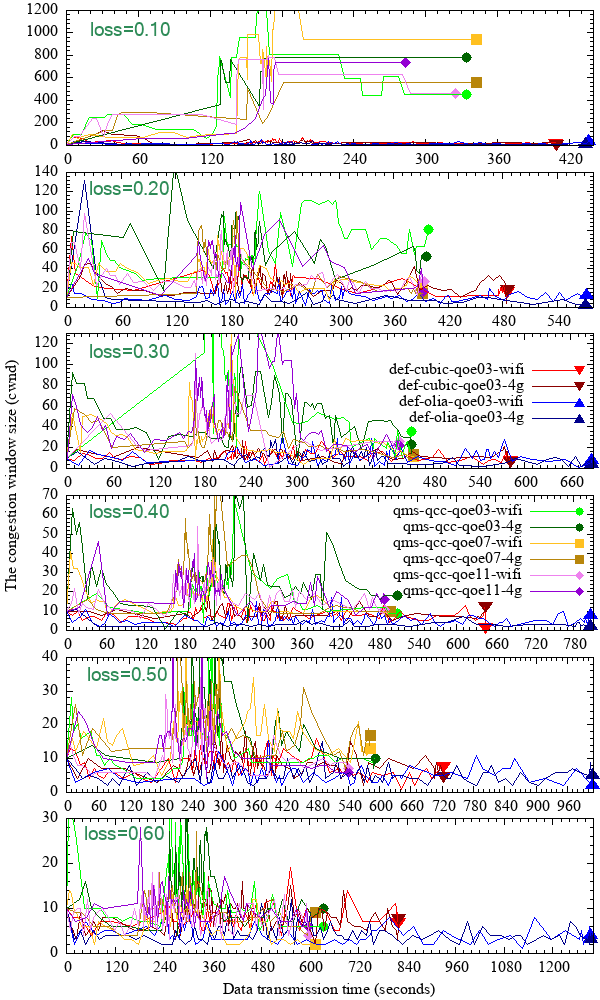

The script that drew this image:
# dnf install gnuplot

# /bin/cp /opt/note/paper/xxu/paper/paper-2/gnuplot/test-02---cwnd.plt /root/文档/paper2---original--test--data---20210729---OK/
# /bin/cp /opt/note/paper/xxu/paper/paper-2/gnuplot/test-02---cwnd.plt /mnt/hdd/data/新乡学院/paper/paper-2---testing---results---20210729/paper2---original--test--data---20210729---OK

# cd /root/文档/paper2---original--test--data---20210729---OK/
# cd /mnt/hdd/data/新乡学院/paper/paper-2---testing---results---20210729/paper2---original--test--data---20210729---OK

# gnuplot < test-02---cwnd.plt  > test-02---cwnd.png
# eog     test-02---cwnd.png &
# display test-02---cwnd.png &

# /bin/cp test-0*cwnd.png /opt/note/paper/xxu/paper/paper-2/gnuplot && /bin/cp test-0*cwnd.png /root/图片

# 由于 test-02---cwnd.plt 和 test-04---cwnd.plt 得到的图 太密集，看不清楚。因此 大量减少采样点
# awk 'NR%136==1' test-02-def-cubic-qoe03-0.10.txt---wlan0 > test-02-def-cubic-qoe03-0.10.txt---wlan0---0.x-lines

reset
set terminal png font "times new roman" size 600,1000

# set tmargin 2
# set bmargin 2
# set lmargin 1
# set rmargin 1

if (!exists("MP_LEFT"))   MP_LEFT = .11
if (!exists("MP_RIGHT"))  MP_RIGHT = .99
if (!exists("MP_TOP"))    MP_TOP = .99
if (!exists("MP_BOTTOM")) MP_BOTTOM = .046
if (!exists("MP_GAP"))    MP_GAP = 0.026

# set multiplot layout 6,3
# set multiplot layout 6,3 rowsfirst title "{/:Bold=12 Multiplot with explicit page margins}"
set multiplot layout 6,1 rowsfirst margins screen MP_LEFT, MP_RIGHT, MP_BOTTOM, MP_TOP spacing screen MP_GAP

# set label 1 at  2,1.2  'e-ssthresh'
# set arrow from 1,0.211261 to 186,0.211261  nohead front ls 10 lt 0 lc "green"


set xrange [0:440]
set xtics 0,60,440
set mxtics 6
# set xtics ('' 0, '' 60, '' 120, '' 180, '' 240, '' 300, '' 360)
set yrange [0:1200]
set ytics 0,200,1200
set mytics 5
# set title "def-cubic-qoe00"
set label 1 at 20,1000 "loss=0.10" tc rgb "sea-green" font "Microsoft Sans Serif,14"
set label 2 at 408.670322,30 point pt 11 ps 1.5 lc rgb "red"
set label 3 at 408.772418,15 point pt 11 ps 1.5 lc rgb "dark-red"
set label 4 at 435.684766,33 point pt 9 ps 1.5 lc rgb "blue"
set label 5 at 433.712034,5 point pt 9 ps 1.5 lc rgb "dark-blue"
set label 6 at 334.122397,453 point pt 7 ps 1.5 lc rgb "green"
set label 7 at 334.143884,778 point pt 7 ps 1.5 lc rgb "dark-green"
set label 8 at 342.723969,946 point pt 5 ps 1.5 lc rgb "goldenrod"
set label 9 at 342.723696,557 point pt 5 ps 1.5 lc rgb "dark-goldenrod"
set label 10 at 324.968195,464 point pt 13 ps 1.5 lc rgb "violet"
set label 11 at 283.399181,741 point pt 13 ps 1.5 lc rgb "dark-violet"
plot \
     "test-02-def-cubic-qoe03-0.10.txt---wlan0---0.x-lines" using 1:3 with lines lw 1 lt 3 lc "red" title '', \
\
     "test-02-def-cubic-qoe03-0.10.txt---rmnet_data---0.x-lines" using 1:3 with lines lw 1 lt 3 lc "dark-red" title '', \
\
     "test-02-def-olia-qoe03-0.10.txt---wlan0---0.x-lines" using 1:3 with lines lw 1 lt 3 lc "blue" title '', \
\
     "test-02-def-olia-qoe03-0.10.txt---rmnet_data---0.x-lines" using 1:3 with lines lw 1 lt 3 lc "dark-blue" title '', \
\
     "test-02-qms-qcc-qoe03-0.10.txt---wlan0---0.x-lines" using 1:3 with lines lw 1 lt 3 lc "green" title '', \
\
     "test-02-qms-qcc-qoe03-0.10.txt---rmnet_data---0.x-lines" using 1:3 with lines lw 1 lt 3 lc "dark-green" title '', \
\
     "test-02-qms-qcc-qoe07-0.10.txt---wlan0---0.x-lines" using 1:3 with lines lw 1 lt 3 lc "goldenrod" title '', \
\
     "test-02-qms-qcc-qoe07-0.10.txt---rmnet_data---0.x-lines" using 1:3 with lines lw 1 lt 3 lc "dark-goldenrod" title '', \
\
     "test-02-qms-qcc-qoe11-0.10.txt---wlan0---0.x-lines" using 1:3 with lines lw 1 lt 3 lc "violet" title '', \
\
     "test-02-qms-qcc-qoe11-0.10.txt---rmnet_data---0.x-lines" using 1:3 with lines lw 1 lt 3 lc "dark-violet" title ''


unset label
# unset ylabel
set xrange [0:580]
set xtics 0,60,580
set mxtics 6
# set xtics ('' 0, '' 60, '' 120, '' 180, '' 240, '' 300, '' 360)
set yrange [0:140]
set ytics 0,20,140
set mytics 5
# set title "def-cubic-qoe01"
set label 1 at 25,120 "loss=0.20" tc rgb "sea-green" font "Microsoft Sans Serif,14"
set label 2 at 485.434248,18 point pt 11 ps 1.5 lc rgb "red"
set label 3 at 485.765619,20 point pt 11 ps 1.5 lc rgb "dark-red"
set label 4 at 571.822552,12 point pt 9 ps 1.5 lc rgb "blue"
set label 5 at 571.408869,2 point pt 9 ps 1.5 lc rgb "dark-blue"
set label 6 at 398.941819,81 point pt 7 ps 1.5 lc rgb "green"
set label 7 at 396.135091,53 point pt 7 ps 1.5 lc rgb "dark-green"
set label 8 at 391.759456,24 point pt 5 ps 1.5 lc rgb "goldenrod"
set label 9 at 391.489547,15 point pt 5 ps 1.5 lc rgb "dark-goldenrod"
set label 10 at 393.669462,27 point pt 13 ps 1.5 lc rgb "violet"
set label 11 at 393.391584,17 point pt 13 ps 1.5 lc rgb "dark-violet"
plot \
     "test-02-def-cubic-qoe03-0.20.txt---wlan0---0.x-lines" using 1:3 with lines lw 1 lt 3 lc "red" title '', \
\
     "test-02-def-cubic-qoe03-0.20.txt---rmnet_data---0.x-lines" using 1:3 with lines lw 1 lt 3 lc "dark-red" title '', \
\
     "test-02-def-olia-qoe03-0.20.txt---wlan0---0.x-lines" using 1:3 with lines lw 1 lt 3 lc "blue" title '', \
\
     "test-02-def-olia-qoe03-0.20.txt---rmnet_data---0.x-lines" using 1:3 with lines lw 1 lt 3 lc "dark-blue" title '', \
\
     "test-02-qms-qcc-qoe03-0.20.txt---wlan0---0.x-lines" using 1:3 with lines lw 1 lt 3 lc "green" title '', \
\
     "test-02-qms-qcc-qoe03-0.20.txt---rmnet_data---0.x-lines" using 1:3 with lines lw 1 lt 3 lc "dark-green" title '', \
\
     "test-02-qms-qcc-qoe07-0.20.txt---wlan0---0.x-lines" using 1:3 with lines lw 1 lt 3 lc "goldenrod" title '', \
\
     "test-02-qms-qcc-qoe07-0.20.txt---rmnet_data---0.x-lines" using 1:3 with lines lw 1 lt 3 lc "dark-goldenrod" title '', \
\
     "test-02-qms-qcc-qoe11-0.20.txt---wlan0---0.x-lines" using 1:3 with lines lw 1 lt 3 lc "violet" title '', \
\
     "test-02-qms-qcc-qoe11-0.20.txt---rmnet_data---0.x-lines" using 1:3 with lines lw 1 lt 3 lc "dark-violet" title ''


unset label
# unset ylabel
set ylabel offset 0,-5 "The congestion window size (cwnd)"
set xrange [0:690]
set xtics 0,60,690
set mxtics 6
# set xtics ('' 0, '' 60, '' 120, '' 180, '' 240, '' 300, '' 360, '' 420, '' 480)
set yrange [0:130]
set ytics 0,20,130
set mytics 5
# set title "def-cubic-qoe02"

set label 12 at 672,95 point pt 11 ps 1.3 lc rgb "red"
set label 13 at 672,79.6 point pt 11 ps 1.3 lc rgb "dark-red"
set label 14 at 672,63 point pt 9 ps 1.3 lc rgb "blue"
set label 15 at 672,47 point pt 9 ps 1.3 lc rgb "dark-blue"

set label 1 at 30,110 "loss=0.30" tc rgb "sea-green" font "Microsoft Sans Serif,14"
set label 2 at 581.869309,9 point pt 11 ps 1.5 lc rgb "red"
set label 3 at 581.561022,8 point pt 11 ps 1.5 lc rgb "dark-red"
set label 4 at 687.652746,8 point pt 9 ps 1.5 lc rgb "blue"
set label 5 at 687.452439,4 point pt 9 ps 1.5 lc rgb "dark-blue"
set label 6 at 452.193748,36 point pt 7 ps 1.5 lc rgb "green"
set label 7 at 452.026434,23 point pt 7 ps 1.5 lc rgb "dark-green"
set label 8 at 454.134187,12 point pt 5 ps 1.5 lc rgb "goldenrod"
set label 9 at 453.873968,13 point pt 5 ps 1.5 lc rgb "dark-goldenrod"
set label 10 at 436.176339,26 point pt 13 ps 1.5 lc rgb "violet"
set label 11 at 436.087514,22 point pt 13 ps 1.5 lc rgb "dark-violet"
set key spacing 1.1 font ",12" at 390,40 bottom left samplen 5		# Increasing the value of <some number> should increase the distance between titles.
plot \
     "test-02-def-cubic-qoe03-0.30.txt---wlan0---0.x-lines" using 1:3 with lines lw 1 lt 3 lc "red" title 'def-cubic-qoe03-wifi', \
\
     "test-02-def-cubic-qoe03-0.30.txt---rmnet_data---0.x-lines" using 1:3 with lines lw 1 lt 3 lc "dark-red" title 'def-cubic-qoe03-4g', \
\
     "test-02-def-olia-qoe03-0.30.txt---wlan0---0.x-lines" using 1:3 with lines lw 1 lt 3 lc "blue" title 'def-olia-qoe03-wifi', \
\
     "test-02-def-olia-qoe03-0.30.txt---rmnet_data---0.x-lines" using 1:3 with lines lw 1 lt 3 lc "dark-blue" title 'def-olia-qoe03-4g', \
\
     "test-02-qms-qcc-qoe03-0.30.txt---wlan0---0.x-lines" using 1:3 with lines lw 1 lt 3 lc "green" title '', \
\
     "test-02-qms-qcc-qoe03-0.30.txt---rmnet_data---0.x-lines" using 1:3 with lines lw 1 lt 3 lc "dark-green" title '', \
\
     "test-02-qms-qcc-qoe07-0.30.txt---wlan0---0.x-lines" using 1:3 with lines lw 1 lt 3 lc "goldenrod" title '', \
\
     "test-02-qms-qcc-qoe07-0.30.txt---rmnet_data---0.x-lines" using 1:3 with lines lw 1 lt 3 lc "dark-goldenrod" title '', \
\
     "test-02-qms-qcc-qoe11-0.30.txt---wlan0---0.x-lines" using 1:3 with lines lw 1 lt 3 lc "violet" title '', \
\
     "test-02-qms-qcc-qoe11-0.30.txt---rmnet_data---0.x-lines" using 1:3 with lines lw 1 lt 3 lc "dark-violet" title ''


unset label
unset ylabel
set xrange [0:810]
set xtics 0,60,810
set mxtics 6
# set xtics ('' 0, '' 60, '' 120, '' 180, '' 240, '' 300, '' 360)
set yrange [0:70]
set ytics 0,10,70
set mytics 5
# set title "def-cubic-qoe03"

set label 16 at 788,61.6 point pt 7 ps 1.3 lc rgb "green"
set label 17 at 788,53.6 point pt 7 ps 1.3 lc rgb "dark-green"
set label 18 at 788,45 point pt 5 ps 1.3 lc rgb "goldenrod"
set label 19 at 788,37 point pt 5 ps 1.3 lc rgb "dark-goldenrod"
set label 20 at 788,28.5 point pt 13 ps 1.3 lc rgb "violet"
set label 21 at 788,20 point pt 13 ps 1.3 lc rgb "dark-violet"

set label 1 at 35,60 "loss=0.40" tc rgb "sea-green" font "Microsoft Sans Serif,14"
set label 2 at 644.565641,2 point pt 11 ps 1.5 lc rgb "red"
set label 3 at 644.040484,13 point pt 11 ps 1.5 lc rgb "dark-red"
set label 4 at 805.012315,8 point pt 9 ps 1.5 lc rgb "blue"
set label 5 at 804.776099,2 point pt 9 ps 1.5 lc rgb "dark-blue"
set label 6 at 508.235904,9 point pt 7 ps 1.5 lc rgb "green"
set label 7 at 508.519824,18 point pt 7 ps 1.5 lc rgb "dark-green"
set label 8 at 497.586801,10 point pt 5 ps 1.5 lc rgb "goldenrod"
set label 9 at 497.593288,10 point pt 5 ps 1.5 lc rgb "dark-goldenrod"
set label 10 at 489.080190,11 point pt 13 ps 1.5 lc rgb "violet"
set label 11 at 489.148073,16 point pt 13 ps 1.5 lc rgb "dark-violet"
set key spacing 1.1 font ",12" at 480,16 bottom left samplen 5		# Increasing the value of <some number> should increase the distance between titles.
plot \
     "test-02-def-cubic-qoe03-0.40.txt---wlan0---0.x-lines" using 1:3 with lines lw 1 lt 3 lc "red" title '', \
\
     "test-02-def-cubic-qoe03-0.40.txt---rmnet_data---0.x-lines" using 1:3 with lines lw 1 lt 3 lc "dark-red" title '', \
\
     "test-02-def-olia-qoe03-0.40.txt---wlan0---0.x-lines" using 1:3 with lines lw 1 lt 3 lc "blue" title '', \
\
     "test-02-def-olia-qoe03-0.40.txt---rmnet_data---0.x-lines" using 1:3 with lines lw 1 lt 3 lc "dark-blue" title '', \
\
     "test-02-qms-qcc-qoe03-0.40.txt---wlan0---0.x-lines" using 1:3 with lines lw 1 lt 3 lc "green" title 'qms-qcc-qoe03-wifi', \
\
     "test-02-qms-qcc-qoe03-0.40.txt---rmnet_data---0.x-lines" using 1:3 with lines lw 1 lt 3 lc "dark-green" title 'qms-qcc-qoe03-4g', \
\
     "test-02-qms-qcc-qoe07-0.40.txt---wlan0---0.x-lines" using 1:3 with lines lw 1 lt 3 lc "goldenrod" title 'qms-qcc-qoe07-wifi', \
\
     "test-02-qms-qcc-qoe07-0.40.txt---rmnet_data---0.x-lines" using 1:3 with lines lw 1 lt 3 lc "dark-goldenrod" title 'qms-qcc-qoe07-4g', \
\
     "test-02-qms-qcc-qoe11-0.40.txt---wlan0---0.x-lines" using 1:3 with lines lw 1 lt 3 lc "violet" title 'qms-qcc-qoe11-wifi', \
\
     "test-02-qms-qcc-qoe11-0.40.txt---rmnet_data---0.x-lines" using 1:3 with lines lw 1 lt 3 lc "dark-violet" title 'qms-qcc-qoe11-4g'


unset label
unset ylabel
set xrange [0:1010]
set xtics 0,60,1010
set mxtics 6
# set xtics ('' 0, '' 60, '' 120, '' 180, '' 240, '' 300, '' 360)
set yrange [0:40]
set ytics 0,10,40
set mytics 5
# set title "def-cubic-qoe07"
set label 1 at 40,34 "loss=0.50" tc rgb "sea-green" font "Microsoft Sans Serif,14"
set label 2 at 722.189982,8 point pt 11 ps 1.5 lc rgb "red"
set label 3 at 722.154958,5 point pt 11 ps 1.5 lc rgb "dark-red"
set label 4 at 1008.690637,2 point pt 9 ps 1.5 lc rgb "blue"
set label 5 at 1008.984713,5 point pt 9 ps 1.5 lc rgb "dark-blue"
set label 6 at 592.318124,10 point pt 7 ps 1.5 lc rgb "green"
set label 7 at 591.995212,10 point pt 7 ps 1.5 lc rgb "dark-green"
set label 8 at 581.959150,13 point pt 5 ps 1.5 lc rgb "goldenrod"
set label 9 at 582.252541,17 point pt 5 ps 1.5 lc rgb "dark-goldenrod"
set label 10 at 540.962250,7 point pt 13 ps 1.5 lc rgb "violet"
set label 11 at 540.987712,6 point pt 13 ps 1.5 lc rgb "dark-violet"
plot \
     "test-02-def-cubic-qoe03-0.50.txt---wlan0---0.x-lines" using 1:3 with lines lw 1 lt 3 lc "red" title '', \
\
     "test-02-def-cubic-qoe03-0.50.txt---rmnet_data---0.x-lines" using 1:3 with lines lw 1 lt 3 lc "dark-red" title '', \
\
     "test-02-def-olia-qoe03-0.50.txt---wlan0---0.x-lines" using 1:3 with lines lw 1 lt 3 lc "blue" title '', \
\
     "test-02-def-olia-qoe03-0.50.txt---rmnet_data---0.x-lines" using 1:3 with lines lw 1 lt 3 lc "dark-blue" title '', \
\
     "test-02-qms-qcc-qoe03-0.50.txt---wlan0---0.x-lines" using 1:3 with lines lw 1 lt 3 lc "green" title '', \
\
     "test-02-qms-qcc-qoe03-0.50.txt---rmnet_data---0.x-lines" using 1:3 with lines lw 1 lt 3 lc "dark-green" title '', \
\
     "test-02-qms-qcc-qoe07-0.50.txt---wlan0---0.x-lines" using 1:3 with lines lw 1 lt 3 lc "goldenrod" title '', \
\
     "test-02-qms-qcc-qoe07-0.50.txt---rmnet_data---0.x-lines" using 1:3 with lines lw 1 lt 3 lc "dark-goldenrod" title '', \
\
     "test-02-qms-qcc-qoe11-0.50.txt---wlan0---0.x-lines" using 1:3 with lines lw 1 lt 3 lc "violet" title '', \
\
     "test-02-qms-qcc-qoe11-0.50.txt---rmnet_data---0.x-lines" using 1:3 with lines lw 1 lt 3 lc "dark-violet" title ''


set xlabel offset 0,0 "Data transmission time (seconds)"
unset label
unset ylabel
set xrange [0:1300]
set xtics 0,120,1300
set mxtics 6
# set xtics ('' 0, '' 60, '' 120, '' 180, '' 240, '' 300, '' 360)
set yrange [0:30]
set ytics 0,10,30
set mytics 5
# set title "def-cubic-qoe11"
set label 1 at 45,26 "loss=0.60" tc rgb "sea-green" font "Microsoft Sans Serif,14"
set label 2 at 818.890561,7 point pt 11 ps 1.5 lc rgb "red"
set label 3 at 819.118034,8 point pt 11 ps 1.5 lc rgb "dark-red"
set label 4 at 1292.133057,4 point pt 9 ps 1.5 lc rgb "blue"
set label 5 at 1292.209821,3 point pt 9 ps 1.5 lc rgb "dark-blue"
set label 6 at 633.419268,6 point pt 7 ps 1.5 lc rgb "green"
set label 7 at 633.545052,10 point pt 7 ps 1.5 lc rgb "dark-green"
set label 8 at 613.878753,2 point pt 5 ps 1.5 lc rgb "goldenrod"
set label 9 at 614.023608,9 point pt 5 ps 1.5 lc rgb "dark-goldenrod"
set label 10 at 596.352601,4 point pt 13 ps 1.5 lc rgb "violet"
set label 11 at 595.951398,6 point pt 13 ps 1.5 lc rgb "dark-violet"
plot \
     "test-02-def-cubic-qoe03-0.60.txt---wlan0---0.x-lines" using 1:3 with lines lw 1 lt 3 lc "red" title '', \
\
     "test-02-def-cubic-qoe03-0.60.txt---rmnet_data---0.x-lines" using 1:3 with lines lw 1 lt 3 lc "dark-red" title '', \
\
     "test-02-def-olia-qoe03-0.60.txt---wlan0---0.x-lines" using 1:3 with lines lw 1 lt 3 lc "blue" title '', \
\
     "test-02-def-olia-qoe03-0.60.txt---rmnet_data---0.x-lines" using 1:3 with lines lw 1 lt 3 lc "dark-blue" title '', \
\
     "test-02-qms-qcc-qoe03-0.60.txt---wlan0---0.x-lines" using 1:3 with lines lw 1 lt 3 lc "green" title '', \
\
     "test-02-qms-qcc-qoe03-0.60.txt---rmnet_data---0.x-lines" using 1:3 with lines lw 1 lt 3 lc "dark-green" title '', \
\
     "test-02-qms-qcc-qoe07-0.60.txt---wlan0---0.x-lines" using 1:3 with lines lw 1 lt 3 lc "goldenrod" title '', \
\
     "test-02-qms-qcc-qoe07-0.60.txt---rmnet_data---0.x-lines" using 1:3 with lines lw 1 lt 3 lc "dark-goldenrod" title '', \
\
     "test-02-qms-qcc-qoe11-0.60.txt---wlan0---0.x-lines" using 1:3 with lines lw 1 lt 3 lc "violet" title '', \
\
     "test-02-qms-qcc-qoe11-0.60.txt---rmnet_data---0.x-lines" using 1:3 with lines lw 1 lt 3 lc "dark-violet" title ''


# using 1:2 with lines lw 1 lt 3 lc "blue" title 'hosta'
# linestyle   连线风格（包括linetype，linewidth等）
# linetype     连线种类
# linewidth   连线粗细
# linecolor   连线颜色
# pointtype   点的种类
# pointsize   点的大小
